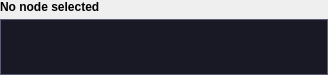
<?xml version="1.0" encoding="UTF-8"?>
<ui version="4.0">
 <class>qMRMLSegmentationRepresentationsListView</class>
 <widget class="QWidget" name="qMRMLSegmentationRepresentationsListView">
  <property name="geometry">
   <rect>
    <x>0</x>
    <y>0</y>
    <width>328</width>
    <height>75</height>
   </rect>
  </property>
  <property name="sizePolicy">
   <sizepolicy hsizetype="Preferred" vsizetype="MinimumExpanding">
    <horstretch>0</horstretch>
    <verstretch>0</verstretch>
   </sizepolicy>
  </property>
  <property name="minimumSize">
   <size>
    <width>0</width>
    <height>75</height>
   </size>
  </property>
  <property name="windowTitle">
   <string>qMRMLSegmentationRepresentationsListView</string>
  </property>
  <property name="styleSheet">
   <string notr="true">QListWidget
{
	background: #191925;
	border: 1px solid #5c5c74;
	selection-background-color: #6987d5;
	font: 10pt &quot;SimHei&quot;;
	outline:0px;
}

QListWidget::item
{
	border: 1px solid #5c5c74;
	padding:2px;
}

QListWidget::item:hover
{
	background: #6987d5;
}

QListWidget::item::selected:active
{ 
    background: #6987d5;
}

QListWidget::item:selected
{
    background: #6987d5;
}</string>
  </property>
  <layout class="QGridLayout" name="gridLayout">
   <property name="leftMargin">
    <number>0</number>
   </property>
   <property name="topMargin">
    <number>0</number>
   </property>
   <property name="rightMargin">
    <number>0</number>
   </property>
   <property name="bottomMargin">
    <number>0</number>
   </property>
   <item row="0" column="0">
    <widget class="QLabel" name="RepresentationsListMessageLabel">
     <property name="sizePolicy">
      <sizepolicy hsizetype="Preferred" vsizetype="Fixed">
       <horstretch>0</horstretch>
       <verstretch>0</verstretch>
      </sizepolicy>
     </property>
     <property name="minimumSize">
      <size>
       <width>0</width>
       <height>13</height>
      </size>
     </property>
     <property name="font">
      <font>
       <weight>75</weight>
       <bold>true</bold>
      </font>
     </property>
     <property name="text">
      <string>No node selected</string>
     </property>
    </widget>
   </item>
   <item row="1" column="0">
    <widget class="QListWidget" name="RepresentationsList">
     <property name="styleSheet">
      <string notr="true"/>
     </property>
    </widget>
   </item>
  </layout>
 </widget>
 <resources/>
 <connections/>
</ui>
